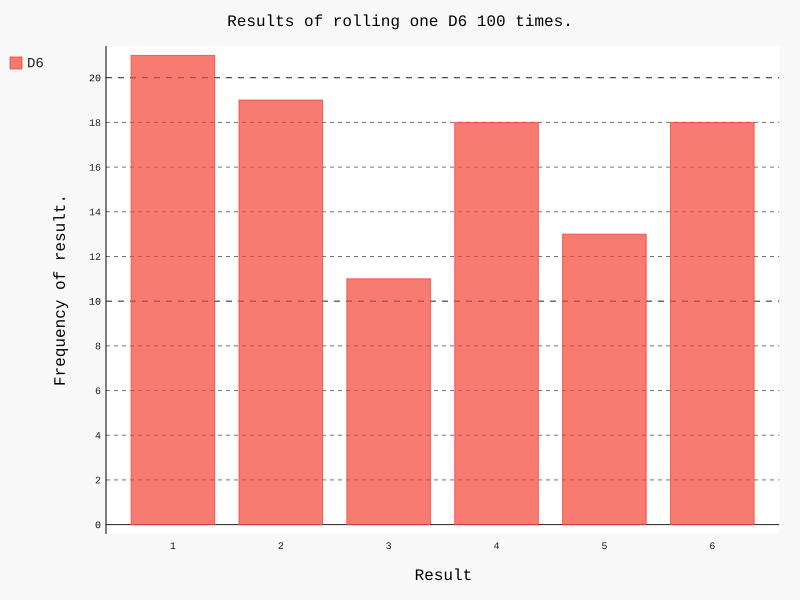

Here is the Python script that generated this plot:
from die import Die
import pygal

# Create a die.
die = Die()

# Make some rolls and store the result in a list.
results = []

for rol_num in range(100):
    result = die.roll()
    results.append(result)

print(results)

# Analyze ther results
frequencies = []
for value in range(1, die.num_sides +1):
    frequency = results.count(value)
    frequencies.append(frequency)

print(frequencies)

# Visualize the results
hist = pygal.Bar()

hist.title = "Results of rolling one D6 100 times."
hist.x_labels = ["1", "2", "3", "4", "5", "6"]
hist.x_title = "Result"
hist.y_title = "Frequency of result."

hist.add("D6", frequencies)
hist.render_to_file("die_visual.svg")
